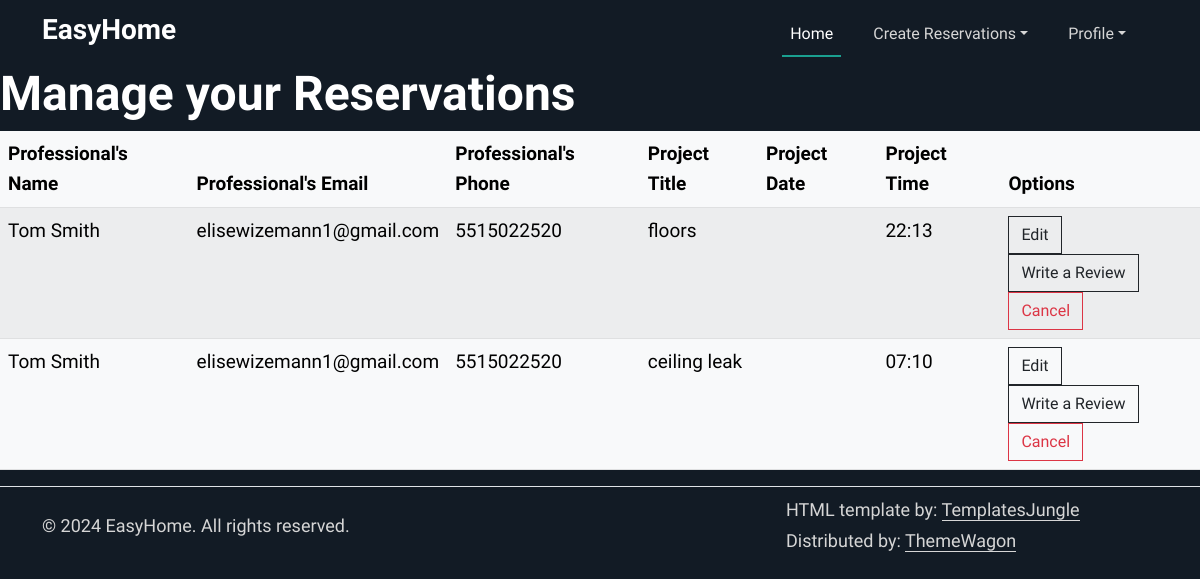
Page /manageReservations (signed in) on the earlier database version.
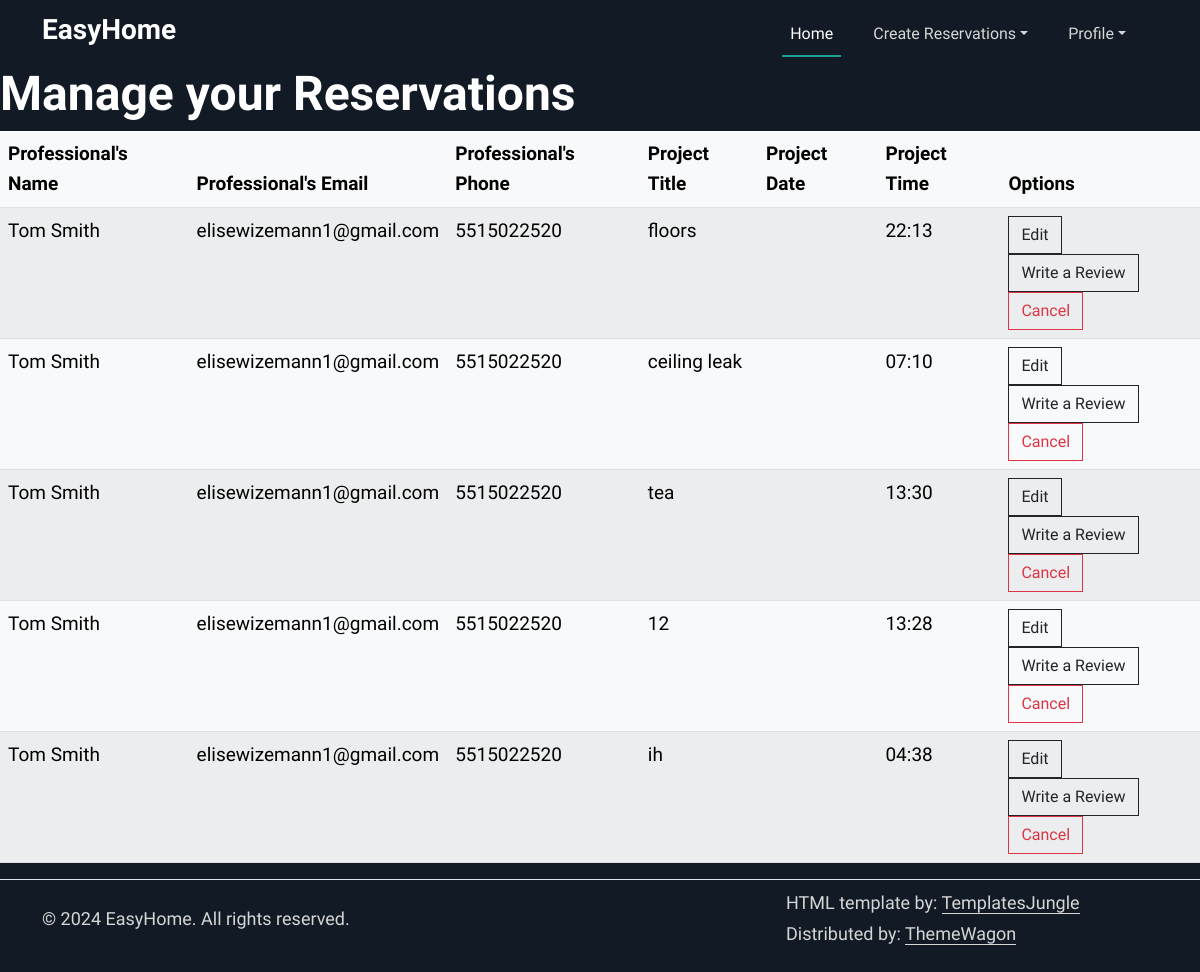
Same page on the later database version.
### tables this page shows
CREATE TABLE workDetails (
                id INTEGER PRIMARY KEY AUTOINCREMENT,
                work_name VARCHAR2(50),
                work_description VARCHAR2(100),
                user_id INTEGER NOT NULL,
                professional_id INTEGER NOT NULL,
                total_cost REAL,
                hour_amount INTEGER,
                start_date DATE,
                end_date DATE,
                start_time TIME,
                is_paid BOOLEAN DEFAULT 0,
                FOREIGN KEY (user_id) REFERENCES users(id),
                FOREIGN KEY (professional_id) REFERENCES professionals(id)
              );

CREATE TABLE users (
                id INTEGER PRIMARY KEY AUTOINCREMENT,
                first_name VARCHAR2(25) NOT NULL,
                middle_name VARCHAR2(15),
                last_name VARCHAR2(25) NOT NULL,
                gender CHAR(1) CHECK (gender IN ('M','F','O')) NOT NULL,
                phone_number VARCHAR2(12) NOT NULL,
                email VARCHAR2(50) NOT NULL,
                password VARCHAR2(50) NOT NULL,
                street_number VARCHAR2(10),
                street_name VARCHAR2(35),
                town VARCHAR2(30),
                state CHAR(2),
                zip_code NUMBER(5),
                user_type VARCHAR2(20) CHECK (user_type IN ('customer','professional')) DEFAULT 'customer'
            );

### app.py (the view)
@app.route("/manageReservations")
@login_required
def manageReservations():
    reserved = get_work_details_by_user(current_user.id)
    return render_template("manageReservations.html", reservations = reserved)

### app.py (called while the page is built)
@login_manager.user_loader
def load_user(user_id):
    try:
        conn = sqlite3.connect('database.db')
        conn.row_factory = sqlite3.Row
        c = conn.cursor()
        c.execute("SELECT * FROM users WHERE id = ?", (user_id,))
        user_row = c.fetchone()
        return User(user_row) if user_row else None
    except sqlite3.Error as e:
        print(f"Error retrieving user by ID: {e}")
        return None
    finally:
        if conn:
            conn.close()

### templates/manageReservations.html (shortened to what this page needs)
{%extends "base.html"%}
{%block content%}
<section id="start">
<div class="row">
    <h2>Manage your Reservations</h2>
    <div class="main">
    <table class="table table-striped table-light">
      <thead>
        <tr>
          <th scope="col">Professional's Name</th>
          <th scope="col">Professional's Email</th>
          <th scope="col">Professional's Phone</th>
          <th scope="col">Project Title</th>
          <th scope="col">Project Date</th>
          <th scope="col">Project Time</th>
          <th scope="col">Options</th>
        </tr>
      </thead>
      <tbody>
        {% for reserve in reservations %}
        <tr>
            <td>{{ reserve.first_name }} {{reserve.last_name}}</td>
            <td>{{ reserve.email}}</td>
            <td>{{ reserve.phone_number}}</td>
            <td>{{ reserve.work_name }}</td>
            <td>{{ reserve.date }}</td>
            <td>{{ reserve.start_time }}</td>
            <td>
              <a href="/editReservation/{{reserve.work_id}}">
                <button type="submit" class="btn btn-outline-dark">
                  Edit
                </button>
              </a>
                <a href="/submit_review/{{reserve.professional_primary_key}}" class="btn btn-outline-dark">Write a Review</a>
                <form action="{{ url_for('cancel_reservation') }}" method="post">
                  <button onclick="return confirm('Are you sure to delete this reservation?')" type="submit" class="btn btn-outline-danger">
                      Cancel
                  </button>
              </form>
            </td>
        </tr>
        {% endfor %}
    </tbody>
    </table>
  </div>
  </section>
{%endblock%}

### templates/base.html (shortened to what this page needs)
<!doctype html>
<html lang="en">
<head>
  <link rel="stylesheet" type="text/css" href="{{ url_for('static', filename='assets/css/vendor.css') }}">
  <link rel="stylesheet" href="https://cdn.jsdelivr.net/npm/swiper@9/swiper-bundle.min.css" />
  <link rel="stylesheet" href="https://cdn.jsdelivr.net/npm/bootstrap-icons@1.5.0/font/bootstrap-icons.css">
  <link href="https://cdn.jsdelivr.net/npm/bootstrap@5.2.3/dist/css/bootstrap.min.css" rel="stylesheet"
>
    <link rel="stylesheet" href="{{ url_for('static', filename='assets/css/style.css') }}">
</head>
<body data-bs-spy="scroll" data-bs-target="#navbar-example2" tabindex="0">
  <header id="nav" class="site-header position-fixed text-white bg-dark">
    <nav id="navbar-example2" class="navbar navbar-expand-lg py-2">
      <div class="container ">
        <a class="navbar-brand" href="/"><h3>EasyHome</h3></a>
        <div class="offcanvas offcanvas-end" tabindex="-1" id="offcanvasNavbar2"
          aria-labelledby="offcanvasNavbar2Label">
          <div class="offcanvas-body">
            <ul class="navbar-nav align-items-center justify-content-end align-items-center flex-grow-1 ">
              <li class="nav-item">
                <a class="nav-link active me-md-4" href="/">Home</a>
              </li>
              <li class="nav-item dropdown ">
                <a class="nav-link me-md-4 text-center dropdown-toggle" data-bs-toggle="dropdown" href="#" role="button"
                  aria-expanded="false">Create Reservations</a>
              </li>
                {%if current_user.first_name != null%}
                <li class="nav-item dropdown ">
                  <a class="nav-link me-md-4 text-center dropdown-toggle" data-bs-toggle="dropdown" href="#" role="button"
                    aria-expanded="false">Profile</a>
                </li>
                {%else%}
                <li class="nav-item">
                  <a class="nav-link mx-md-4" href="/login">Login</a>
                </li>
                {%endif%}
            </ul>
          </div>
        </div>
      </div>
    </nav>
  </header>
  {%block content%}
  {%endblock%}
    <footer class="d-flex flex-wrap justify-content-between align-items-center border-top"></footer>
    <div class="container">
      <footer class="d-flex flex-wrap justify-content-between align-items-center py-2 ">
        <div class="col-md-8 d-flex align-items-center">
          <p>© 2024 EasyHome. All rights reserved.</p>
        </div>
        <div class="col-md-4 d-flex align-items-center">
          <p>HTML template by: <a rel="noopener" href="https://templatesjungle.com/" class="link-primary"
              target="_blank">TemplatesJungle</a> <br> Distributed by: <a rel="noopener" href="https://themewagon.com" class="link-primary"
              target="_blank">ThemeWagon</a></p>
        </div>
      </footer>
    </div>
    <link rel="stylesheet" href="https://cdnjs.cloudflare.com/ajax/libs/font-awesome/5.15.4/css/all.min.css">
</body>
</html>

### static/assets/css/style.css (style rules this page uses)
:root { --accent-color: #1AA090; --dark-color: #121B25; --grey-color: #83898F; --body-text-color: #FFFFFF; --light-text-color: #D6D6D6; --link-color: #092035; }
body { padding-top: 65px; font-family: 'Work Sans', sans-serif; font-weight: 400; font-size: 19px; line-height: 1.6em; color: var(--body-text-color); background-color: var(--dark-color); }
h1, .h1, h2, .h2, h3, .h3, h4, .h4, h5, .h5, h6, .h6 { font-family: 'Work Sans', sans-serif; font-weight: 600; color: var(--body-text-color); }
h2, .h2 { font-size: 48px; }
ul { padding: 0; }
p { font-family: 'Work Sans', sans-serif; color: var(--light-text-color); font-size: 18px; }
a { color: var(--light-text-color); text-decoration: none; transition: all 0.3s ease-out; }
.btn { --bs-btn-border-radius: 0 rem; }
.text-white .nav-link.active, .text-white .nav-link:focus, .text-white .nav-link:hover { color: var(----body-text-color); }
.nav-link.active, .nav-link:focus, .nav-link:hover { color: var(----body-text-color); }
.nav-link { color: var(--light-text-color); font-size: 16px; position: relative; }
.nav-link:not(.dropdown-toggle):after { content: ''; position: absolute; left: 0; bottom: 0; width: 0; background: var(--accent-color); border-bottom: 2px solid var(--accent-color); transition: width 0.3s ease-out; }
.nav-link.active:after { width: 100%; }
.bg-dark { background-color: var(--dark-color) !important; }
.site-header { position: fixed; top: 0; width: 100%; z-index: 99999; transition: background 0.3s ease-out; }
a.navbar-brand { color: var(--body-text-color); }
a.nav-link.dropdown-toggle { color: #D6D6D6; font-size: 16px; }
.link-primary { color: var(--light-text-color) !important; border-bottom: 1px solid var(--light-text-color); }

Differences in the rows shown:
added workDetails: first_name "Tom", last_name "Smith", email "elisewizemann1@gmail.com", phone_number "5515022520", work_name "tea", start_time "13:30"
added workDetails: first_name "Tom", last_name "Smith", email "elisewizemann1@gmail.com", phone_number "5515022520", work_name "12", start_time "13:28"
added workDetails: first_name "Tom", last_name "Smith", email "elisewizemann1@gmail.com", phone_number "5515022520", work_name "ih", start_time "04:38"
